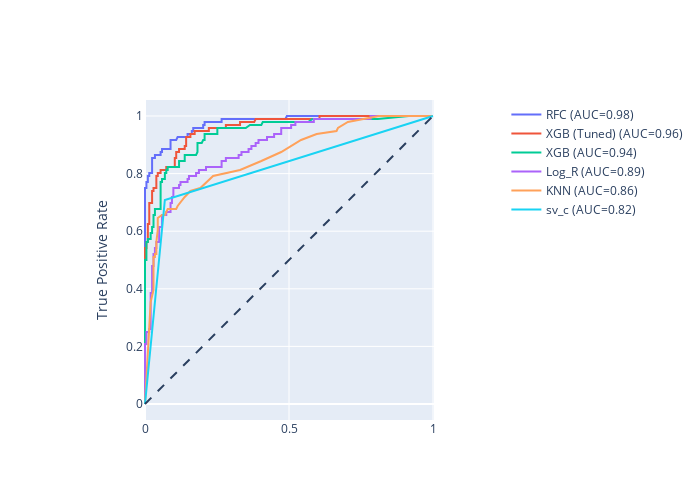

Source (notebook cell):
### Markdown cell above
### Plot ROC_AUC compare plot

### Code cell
# Roc_auc compare
fig = go.Figure()
fig.add_shape(type='line', line=dict(dash='dash'),x0=0, x1=1, y0=0, y1=1)

y_score = rf_best.predict_proba(x)[:,1]

fpr, tpr, thresholds = roc_curve(y, y_score)

name = f"{'RFC'} (AUC={auc(fpr, tpr):.2f})"
fig.add_trace(go.Scatter(x=fpr, y=tpr, name=name, mode='lines'))

y_score4 = grid_xgb.predict_proba(x)[:,1]
fpr, tpr, thresholds = roc_curve(y, y_score4)

name = f"{'XGB (Tuned)'} (AUC={auc(fpr, tpr):.2f})"
fig.add_trace(go.Scatter(x=fpr, y=tpr, name=name, mode='lines'))


y_score5 = xgb.predict_proba(x)[:,1]
fpr, tpr, thresholds = roc_curve(y, y_score5)

name = f"{'XGB'} (AUC={auc(fpr, tpr):.2f})"
fig.add_trace(go.Scatter(x=fpr, y=tpr, name=name, mode='lines'))


y_score3 = Log_R.predict_proba(x)[:,1]
fpr, tpr, thresholds = roc_curve(y, y_score3)

name = f"{'Log_R'} (AUC={auc(fpr, tpr):.2f})"
fig.add_trace(go.Scatter(x=fpr, y=tpr, name=name, mode='lines'))



y_score1 = knn_best.predict_proba(x)[:,1]
fpr, tpr, thresholds = roc_curve(y, y_score1)

name = f"{'KNN'} (AUC={auc(fpr, tpr):.2f})"
fig.add_trace(go.Scatter(x=fpr, y=tpr, name=name, mode='lines'))



y_score2 = sv_c_best.predict(x)
fpr, tpr, thresholds = roc_curve(y, y_score2)

name = f"{'sv_c'} (AUC={auc(fpr, tpr):.2f})"
fig.add_trace(go.Scatter(x=fpr, y=tpr, name=name, mode='lines'))

fig.update_layout(
    yaxis_title='True Positive Rate',
    yaxis=dict(scaleanchor="x", scaleratio=1),
    xaxis=dict(constrain='domain'),
    width=700, height=500
)
fig.show()
